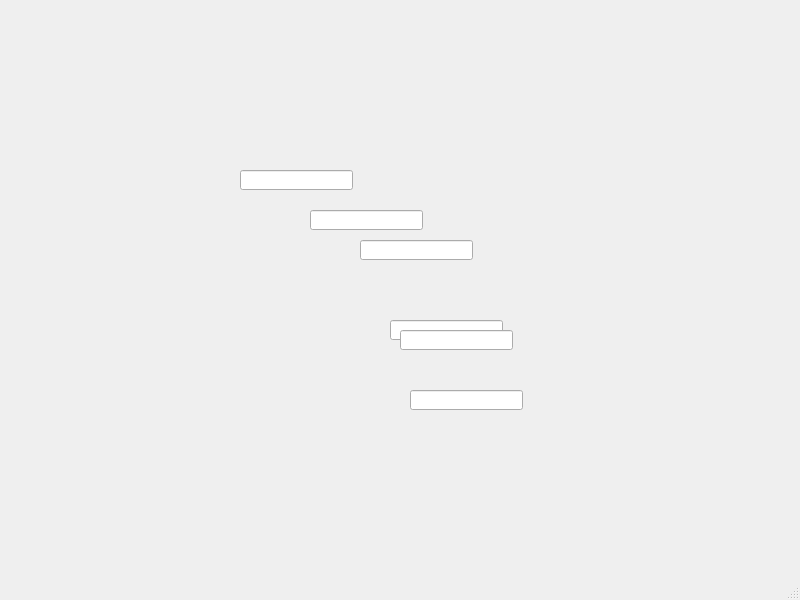
<?xml version="1.0" encoding="UTF-8"?>
<ui version="4.0">
 <class>MainWindow</class>
 <widget class="QMainWindow" name="MainWindow">
  <property name="geometry">
   <rect>
    <x>0</x>
    <y>0</y>
    <width>800</width>
    <height>600</height>
   </rect>
  </property>
  <property name="windowTitle">
   <string>MainWindow</string>
  </property>
  <widget class="QWidget" name="centralwidget">
   <widget class="QLineEdit" name="lineEdit">
    <property name="geometry">
     <rect>
      <x>240</x>
      <y>170</y>
      <width>113</width>
      <height>20</height>
     </rect>
    </property>
   </widget>
   <widget class="QLineEdit" name="lineEdit_2">
    <property name="geometry">
     <rect>
      <x>310</x>
      <y>210</y>
      <width>113</width>
      <height>20</height>
     </rect>
    </property>
   </widget>
   <widget class="QLineEdit" name="lineEdit_3">
    <property name="geometry">
     <rect>
      <x>360</x>
      <y>240</y>
      <width>113</width>
      <height>20</height>
     </rect>
    </property>
   </widget>
   <widget class="QLineEdit" name="lineEdit_4">
    <property name="geometry">
     <rect>
      <x>390</x>
      <y>320</y>
      <width>113</width>
      <height>20</height>
     </rect>
    </property>
   </widget>
   <widget class="QLineEdit" name="lineEdit_5">
    <property name="geometry">
     <rect>
      <x>400</x>
      <y>330</y>
      <width>113</width>
      <height>20</height>
     </rect>
    </property>
   </widget>
   <widget class="QLineEdit" name="lineEdit_6">
    <property name="geometry">
     <rect>
      <x>410</x>
      <y>390</y>
      <width>113</width>
      <height>20</height>
     </rect>
    </property>
   </widget>
  </widget>
  <widget class="QMenuBar" name="menubar">
   <property name="geometry">
    <rect>
     <x>0</x>
     <y>0</y>
     <width>800</width>
     <height>23</height>
    </rect>
   </property>
  </widget>
  <widget class="QStatusBar" name="statusbar"/>
 </widget>
 <tabstops>
  <tabstop>lineEdit</tabstop>
  <tabstop>lineEdit_6</tabstop>
  <tabstop>lineEdit_4</tabstop>
  <tabstop>lineEdit_3</tabstop>
  <tabstop>lineEdit_5</tabstop>
  <tabstop>lineEdit_2</tabstop>
 </tabstops>
 <resources/>
 <connections/>
</ui>
